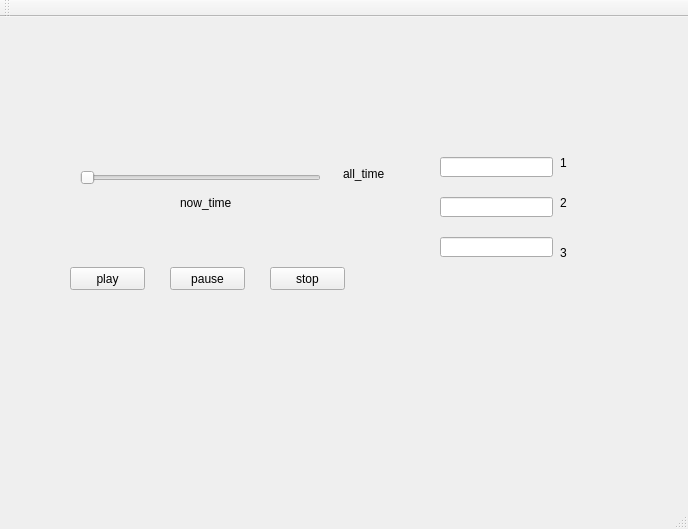
<?xml version="1.0" encoding="UTF-8"?>
<ui version="4.0">
 <class>MainWindow</class>
 <widget class="QMainWindow" name="MainWindow">
  <property name="geometry">
   <rect>
    <x>0</x>
    <y>0</y>
    <width>688</width>
    <height>529</height>
   </rect>
  </property>
  <property name="windowTitle">
   <string>MainWindow</string>
  </property>
  <widget class="QWidget" name="centralWidget">
   <widget class="QPushButton" name="pB_play">
    <property name="geometry">
     <rect>
      <x>70</x>
      <y>250</y>
      <width>75</width>
      <height>23</height>
     </rect>
    </property>
    <property name="text">
     <string>play</string>
    </property>
   </widget>
   <widget class="QPushButton" name="pB_pause">
    <property name="geometry">
     <rect>
      <x>170</x>
      <y>250</y>
      <width>75</width>
      <height>23</height>
     </rect>
    </property>
    <property name="text">
     <string>pause</string>
    </property>
   </widget>
   <widget class="QPushButton" name="pB_stop">
    <property name="geometry">
     <rect>
      <x>270</x>
      <y>250</y>
      <width>75</width>
      <height>23</height>
     </rect>
    </property>
    <property name="text">
     <string>stop</string>
    </property>
   </widget>
   <widget class="QSlider" name="Slider">
    <property name="geometry">
     <rect>
      <x>80</x>
      <y>150</y>
      <width>241</width>
      <height>22</height>
     </rect>
    </property>
    <property name="orientation">
     <enum>Qt::Horizontal</enum>
    </property>
   </widget>
   <widget class="QLineEdit" name="lineEdit1">
    <property name="geometry">
     <rect>
      <x>440</x>
      <y>140</y>
      <width>113</width>
      <height>20</height>
     </rect>
    </property>
   </widget>
   <widget class="QLineEdit" name="lineEdit2">
    <property name="geometry">
     <rect>
      <x>440</x>
      <y>180</y>
      <width>113</width>
      <height>20</height>
     </rect>
    </property>
   </widget>
   <widget class="QLabel" name="label">
    <property name="geometry">
     <rect>
      <x>560</x>
      <y>140</y>
      <width>54</width>
      <height>12</height>
     </rect>
    </property>
    <property name="text">
     <string>1</string>
    </property>
   </widget>
   <widget class="QLabel" name="label_2">
    <property name="geometry">
     <rect>
      <x>560</x>
      <y>180</y>
      <width>54</width>
      <height>12</height>
     </rect>
    </property>
    <property name="text">
     <string>2</string>
    </property>
   </widget>
   <widget class="QLabel" name="label_3">
    <property name="geometry">
     <rect>
      <x>560</x>
      <y>230</y>
      <width>54</width>
      <height>12</height>
     </rect>
    </property>
    <property name="text">
     <string>3</string>
    </property>
   </widget>
   <widget class="QLineEdit" name="lineEdit3">
    <property name="geometry">
     <rect>
      <x>440</x>
      <y>220</y>
      <width>113</width>
      <height>20</height>
     </rect>
    </property>
   </widget>
   <widget class="QLabel" name="lbl_all_time">
    <property name="geometry">
     <rect>
      <x>343</x>
      <y>141</y>
      <width>71</width>
      <height>31</height>
     </rect>
    </property>
    <property name="text">
     <string>all_time</string>
    </property>
   </widget>
   <widget class="QLabel" name="lbl_now_time">
    <property name="geometry">
     <rect>
      <x>180</x>
      <y>170</y>
      <width>71</width>
      <height>31</height>
     </rect>
    </property>
    <property name="text">
     <string>now_time</string>
    </property>
   </widget>
  </widget>
  <widget class="QMenuBar" name="menuBar">
   <property name="geometry">
    <rect>
     <x>0</x>
     <y>0</y>
     <width>688</width>
     <height>23</height>
    </rect>
   </property>
  </widget>
  <widget class="QToolBar" name="mainToolBar">
   <attribute name="toolBarArea">
    <enum>TopToolBarArea</enum>
   </attribute>
   <attribute name="toolBarBreak">
    <bool>false</bool>
   </attribute>
  </widget>
  <widget class="QStatusBar" name="statusBar"/>
 </widget>
 <layoutdefault spacing="6" margin="11"/>
 <resources/>
 <connections/>
</ui>
